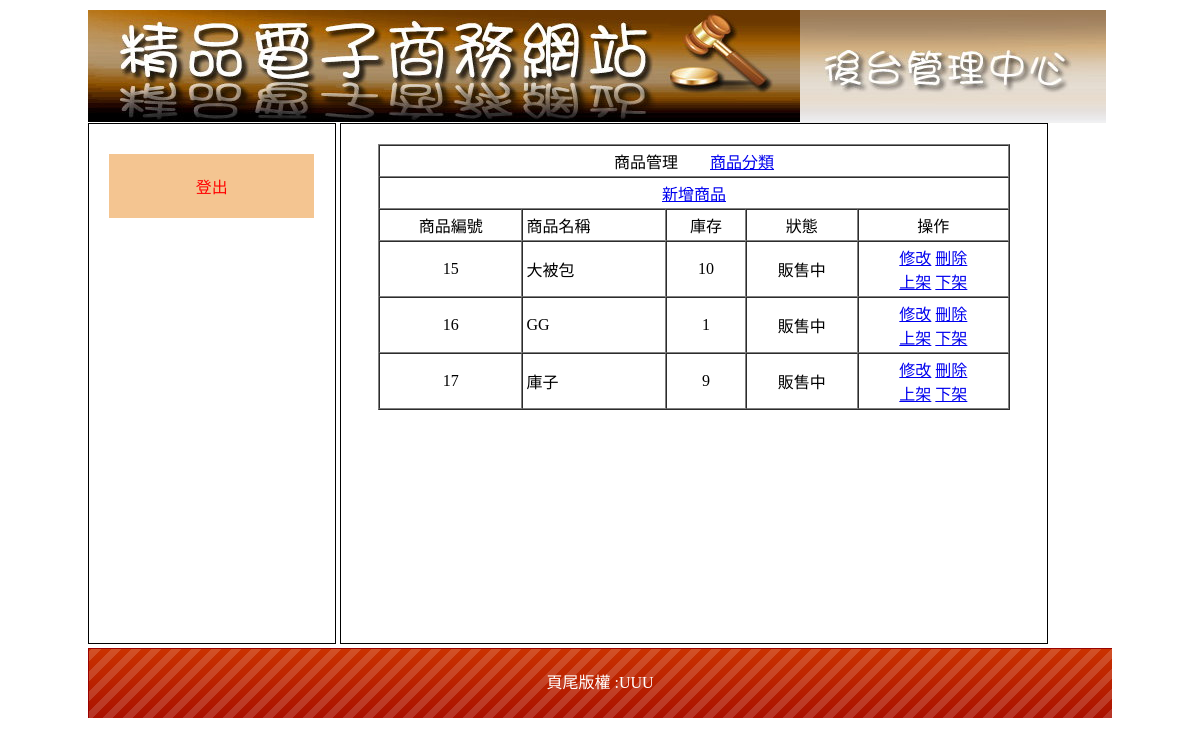
The page /admin.php?do=admin&redo=admin_item on the database its author committed.
### tables this page shows
CREATE TABLE `item_3` (
  `i3_seq` int(10) UNSIGNED NOT NULL,
  `i3_name` text NOT NULL COMMENT '商品名稱',
  `i3_sell` int(10) NOT NULL COMMENT '商品價格',
  `i3_type` text NOT NULL COMMENT '商品規格',
  `i3_cnt` int(10) NOT NULL COMMENT '商品庫存',
  `i3_pic` text NOT NULL COMMENT '商品圖片',
  `i3_con` text NOT NULL COMMENT '商品介紹',
  `i3_i1` int(10) NOT NULL COMMENT '對應的大類',
  `i3_i2` int(10) NOT NULL COMMENT '對應的中類',
  `i3_look` int(1) NOT NULL COMMENT '是否上架'
);

CREATE TABLE `myfooter` (
  `m_seq` int(10) UNSIGNED NOT NULL,
  `m_footer` text NOT NULL
);

### admin_item_list.php (the view)
<?php
$sql = "select * from item_3";
$ro2 = mysqli_query($link,$sql);
$list_i1_2 = mysqli_fetch_assoc($ro2);
?>
<table width="95%" border="1" align="center" cellpadding="3" cellspacing="0">
  <tr>
    <td colspan="5" align="center" valign="middle">商品管理　　<A href="admin.php?do=admin&redo=th">商品分類</A></td>
  </tr>
  <tr>
    <td colspan="5" align="center" valign="middle"><A href="admin.php?do=admin&redo=add_item">新增商品</A></td>
  </tr>
  <tr>
    <td align="center" valign="middle">商品編號</td>
    <td align="left" valign="middle">商品名稱</td>
    <td align="center" valign="middle">庫存</td>
    <td align="center" valign="middle">狀態</td>
    <td align="center" valign="middle">操作</td>
  </tr>
<?php
do{
  $look="已下架";
  if($list_i1_2["i3_look"] == 1){
    $look="販售中";
  }
?>
  <tr>
    <td align="center" valign="middle"><?=$list_i1_2["i3_seq"]?></td>
    <td align="left" valign="middle"><?=$list_i1_2["i3_name"]?></td>
    <td align="center" valign="middle"><?=$list_i1_2["i3_cnt"]?></td>
    <td align="center" valign="middle"><?=$look?></td>
    <td align="center" valign="middle">
      <a href="admin.php?do=admin&redo=update_item&no=<?=$list_i1_2["i3_seq"]?>">修改</a>
      <a href="item_list_del_api.php?no=<?=$list_i1_2["i3_seq"]?>">刪除</a><br>
      <a href="item_list_up_api.php?no=<?=$list_i1_2["i3_seq"]?>">上架</a>
      <a href="item_list_down_api.php?no=<?=$list_i1_2["i3_seq"]?>">下架</a>
    </td>
  </tr>
<?php }while($list_i1_2 = mysqli_fetch_assoc($ro2));?>
</table>

### admin.php (shortened to what this page needs)
<?php
include_once("head.php");
$m = "admin";
if(!empty($_GET["redo"])){$m = $_GET["redo"];}
?>
<!DOCTYPE html PUBLIC "-//W3C//DTD XHTML 1.0 Transitional//EN" "http://www.w3.org/TR/xhtml1/DTD/xhtml1-transitional.dtd">
<html xmlns="http://www.w3.org/1999/xhtml"><head><meta http-equiv="Content-Type" content="text/html; charset=UTF-8">
<link href="./Manage Page_files/css.css" rel="stylesheet" type="text/css">
</head>
<body>
	<div id="main">
    	<div id="top">
        	<a href="?"><img src="./Manage Page_files/0416.jpg"></a><img src="./Manage Page_files/0417.jpg">
      </div>
        <div id="left" class="ct">
        	<div style="min-height:400px;">
            <a href="?do=admin&redo=logout" style="color:#f00;">登出<?=$_SESSION["acc"]?></a>
          </div>
        </div>
        <div id="right"><?php include_once($kfc[$m]);?></div>
        <div id="bottom" style="line-height:70px; color:#FFF; background:url(icon/bot.png);" class="ct">
        	頁尾版權 :<?php include_once("footer.php");?></div>
    </div>
</body></html>

### footer.php
<?php
 $sql = "select * from myfooter";
 $rr = mysqli_query($link,$sql);
 $rrr = mysqli_fetch_assoc($rr);
?>
<?=$rrr["m_footer"]?>

### Manage Page_files/css.css (style rules this page uses)
body { font-family:"微軟正黑體"; }
#main { width:1024px; margin:10px auto 10px auto; height:768px; }
#top a { color:#CE631C; text-decoration:none; }
#left { display:inline-block; width:20%; padding:2%; height:478px; vertical-align:top; border:#000 1px solid; }
#left a { display:block; padding:20px 5px 20px 5px; text-decoration:none; background:#F4C591; margin:10px auto 10px auto; color:#65350A; }
.ct { text-align:center; }
#right { display:inline-block; width:65%; padding:2%; height:478px; border:#000 1px solid; overflow: auto; }
#bottom { height:70px; background-size:cover; }

### rows shown on the page
item_3: i3_seq "15", i3_name "大被包", i3_cnt "10", i3_look "販售中"
item_3: i3_seq "16", i3_name "GG", i3_cnt "1", i3_look "販售中"
item_3: i3_seq "17", i3_name "庫子", i3_cnt "9", i3_look "販售中"
myfooter: m_footer "UUU"
